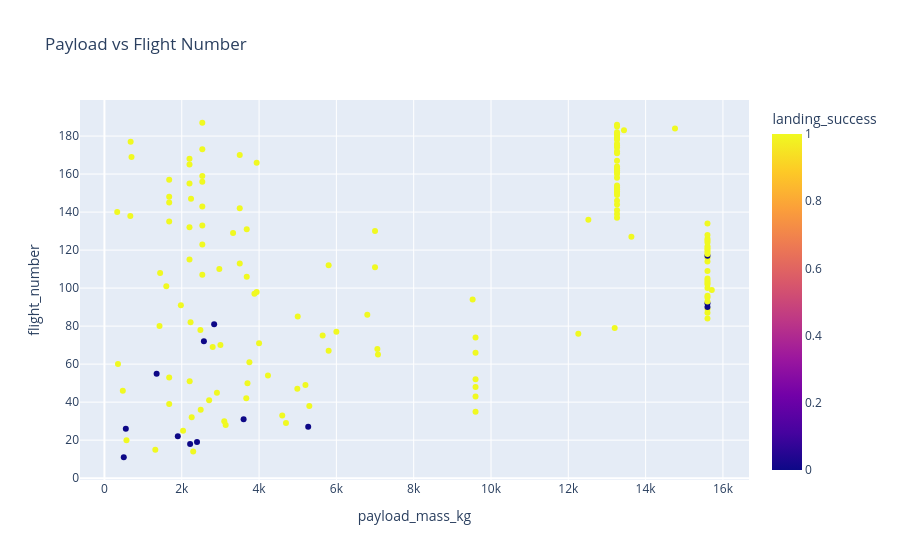

The notebook cell saved with this chart:
### Markdown cell above
## 4. EDA

### Code cell
sns.set_theme()
rate = work.groupby('year')['landing_success'].mean().reset_index()
fig, ax = plt.subplots(figsize=(8,4))
ax.plot(rate['year'], rate['landing_success'], marker='o')
ax.set_title("Landing success rate by year"); ax.set_ylabel("Rate"); ax.grid(True, alpha=0.3)
plt.show()

fig, ax = plt.subplots(figsize=(8,5))
sns.boxplot(data=model_df, x='landing_success', y='payload_mass_kg', ax=ax)
ax.set_title("Payload mass vs Landing success"); plt.show()

fig = px.scatter(work, x='payload_mass_kg', y='flight_number', color='landing_success',
                 hover_data=['rocket_name','launch_site','orbit','year'],
                 title="Payload vs Flight Number")
fig.show()

### Figure 1 — Plotly figure (JSON) as saved in the notebook; plotly's stock layout.template omitted (floating-point values rounded to 4 significant figures; data arrays with more than 128 entries replaced by an {"elided": "..."} marker saying what was removed)
{"data": [{"customdata": {"elided": "156x4 mixed values"}, "hovertemplate": "payload_mass_kg=%{x}<br>flight_number=%{y}<br>rocket_name=%{customdata[0]}<br>launch_site=%{customdata[1]}<br>orbit=%{customdata[2]}<br>year=%{customdata[3]}<br>landing_success=%{marker.color}<extra></extra>", "legendgroup": "", "marker": {"color": {"elided": "156 int values"}, "coloraxis": "coloraxis", "symbol": "circle"}, "mode": "markers", "name": "", "orientation": "v", "showlegend": false, "type": "scatter", "x": {"elided": "156 float values"}, "xaxis": "x", "y": {"elided": "156 int values"}, "yaxis": "y"}], "layout": {"coloraxis": {"colorbar": {"title": {"text": "landing_success"}}, "colorscale": [[0, "#0d0887"], [0.1111, "#46039f"], [0.2222, "#7201a8"], [0.3333, "#9c179e"], [0.4444, "#bd3786"], [0.5556, "#d8576b"], [0.6667, "#ed7953"], [0.7778, "#fb9f3a"], [0.8889, "#fdca26"], [1, "#f0f921"]]}, "legend": {"tracegroupgap": 0}, "title": {"text": "Payload vs Flight Number"}, "xaxis": {"anchor": "y", "domain": [0, 1], "title": {"text": "payload_mass_kg"}}, "yaxis": {"anchor": "x", "domain": [0, 1], "title": {"text": "flight_number"}}}}
